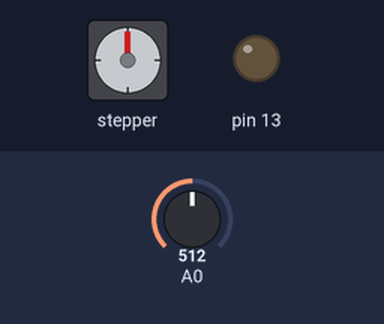
The sketch below on a simulated Arduino Uno, built with avr-gcc and run on an emulated ATmega328P. Parts: stepper motor, output pins drawn as LEDs (lit = HIGH). The inputs (shaded band) are chosen by the test bench; at power-on: A0 = 512. Stepper angles assume 300 steps per turn; what the sketch prints to the serial monitor is not drawn.

Above: at 0.05 s.
Timing chart, 0 to 3.0 s (numbered marks = the images above):
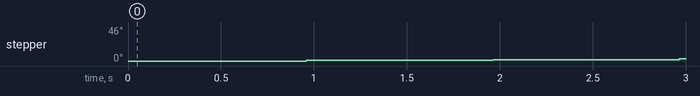

The sketch:

NUI_013_Accel_MultiStepper_button.ino
```cpp
#include <AccelStepper.h>
#include <Wire.h>
#include <Adafruit_MotorShield.h>
#include "utility/Adafruit_MS_PWMServoDriver.h"

Adafruit_MotorShield AFMSbot(0x61); // Rightmost jumper closed
Adafruit_MotorShield AFMStop(0x60); // Default address, no jumpers
Adafruit_StepperMotor *myStepper2 = AFMStop.getStepper(300, 2);

boolean movingUp = true;
int sensor = 0;
int location = 0;

void forwardstep2() {
  myStepper2->onestep(FORWARD, DOUBLE);
}
void backwardstep2() {
  myStepper2->onestep(BACKWARD, DOUBLE);
}

AccelStepper stepper2(forwardstep2, backwardstep2);

void setup()
{
  Serial.begin(9600);
  pinMode(sensor, INPUT);
  pinMode(13, OUTPUT);

  TWBR = ((F_CPU / 400000l) - 16) / 2; // Change the i2c clock to 400KHz

  AFMSbot.begin(); // Start the bottom shield
  AFMStop.begin(); // Start the top shield

  // stepper2.setMaxSpeed(600.0);
  //stepper2.setAcceleration(200.0);
  stepper2.moveTo(4000);
}

void loop()
{

  sensor = analogRead(A0);
  Serial.println(sensor);

  if (stepper2.distanceToGo() == 0) {

    if (sensor == 1023) {
      stepper2.setSpeed(0);

      //      stepper2.moveTo(0);
      //      movingUp = false;

    } else {
      stepper2.setSpeed(600);
      stepper2.moveTo(600);
      movingUp = true;


    }
  }
  stepper2.run();
}
```
